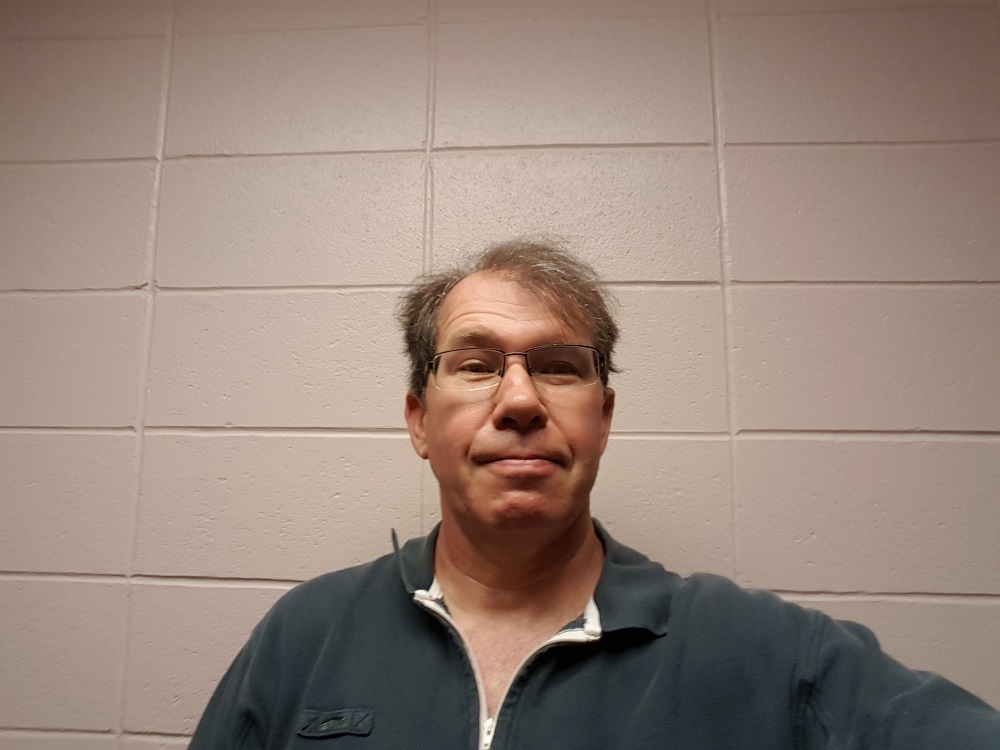
#> input picture In Class/selfie.jpg, 1000 x 750 px
$ python SelfieManip08.py
#> lines starting #> are read from the running program, lines starting #| are printed output that depends on the picture; after the words box and inside, x2 and y2 are one past the last pixel; in counts of white or black regions, pixels touching at a corner belong together
### In Class/non_max_suppression.py
import numpy as np
def non_max_suppression(img, D):
    M, N, = img.shape
    Z = np.zeros((M,N), dtype=np.int32)
    angle = D * 180. / np.pi
    angle[angle < 0] += 180


    for i in range(1,M-1):
        for j in range(1,N-1):
            try:
                q = 255
                r = 255

               #angle 0
                if (0 <= angle[i,j] < 22.5) or (157.5 <= angle[i,j] <= 180):
                    q = img[i, j+1]
                    r = img[i, j-1]
                #angle 45
                elif (22.5 <= angle[i,j] < 67.5):
                    q = img[i+1, j-1]
                    r = img[i-1, j+1]
                #angle 90
                elif (67.5 <= angle[i,j] < 112.5):
                    q = img[i+1, j]
                    r = img[i-1, j]
                #angle 135
                elif (112.5 <= angle[i,j] < 157.5):
                    q = img[i-1, j-1]
                    r = img[i+1, j+1]

                if (img[i,j] >= q) and (img[i,j] >= r):
                    Z[i,j] = img[i,j]
                else:
                    Z[i,j] = 0

            except IndexError as e:
                pass

    return Z

### In Class/SelfieManip08.py

#!/usr/bin/env python

import cv2
import numpy as np
from non_max_suppression import non_max_suppression

def gaussian_kernel(size, sigma=1):
    size = int(size) // 2
    x, y = np.mgrid[-size:size+1, -size:size+1]
    normal = 1 / (2.0 * np.pi * sigma**2)
    g =  np.exp(-((x**2 + y**2) / (2.0*sigma**2))) * normal
    return g


def sobel_filters(img):
    Kx = np.array([[-1, 0, 1], [-2, 0, 2], [-1, 0, 1]], np.float32)
    Ky = np.array([[1, 2, 1], [0, 0, 0], [-1, -2, -1]], np.float32)

    Ix = cv2.filter2D(img, -1, Kx)

    Iy = cv2.filter2D(img,-1, Ky)


    G = np.hypot(Ix, Iy)
    G = G / G.max() * 255

    theta = np.arctan2(Iy, Ix)

    return (G, theta)


filename = 'selfie.jpg'
def main():
    image = cv2.imread(filename)
#> image is the input picture: shape (750, 1000, 3); mean B, G, R 122.2, 132.6, 150.7
    rows=image.shape[0]
    cols=image.shape[1]
    cv2.namedWindow('Selfie Original', cv2.WINDOW_NORMAL)
    cv2.imshow('Selfie Original',image)

    gk=gaussian_kernel(9,2)

    blur = cv2.filter2D(image,-1,gk)

    cv2.namedWindow('Selfie Blurred', cv2.WINDOW_NORMAL)
    cv2.imshow('Selfie Blurred',blur)

    gray=cv2.cvtColor(image,cv2.COLOR_RGB2GRAY)
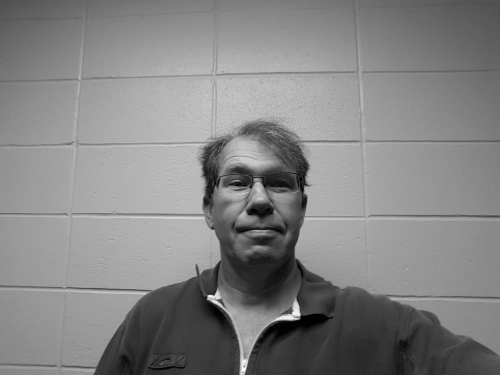
#> gray: shape (750, 1000) (shown at 1/2 size); min 0, max 253, mean 131.5

    sobel, theta = sobel_filters(gray)
#> in sobel_filters, `G = np.hypot(Ix, Iy)`:
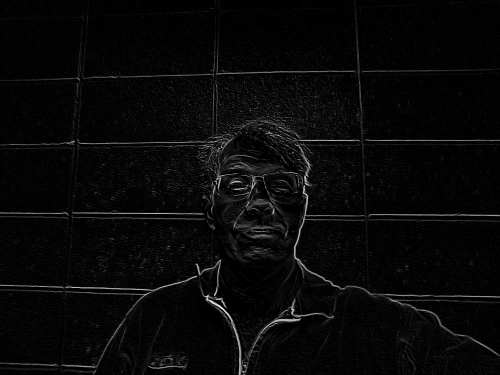
#> G: shape (750, 1000) float16 (shown at 1/2 size); min 0, max 360.5, mean 12.4; drawn with min black and max white
#> in sobel_filters, `theta = np.arctan2(Iy, Ix)`:
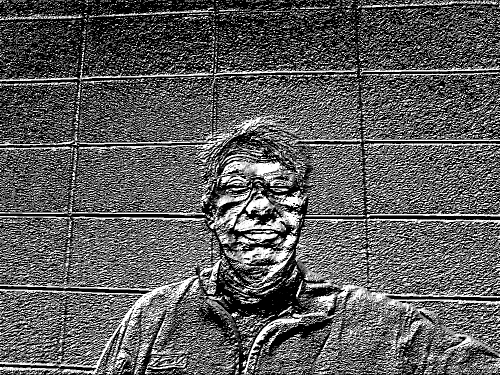
#> theta: shape (750, 1000) float16 (shown at 1/2 size); min 0, max 1.57, mean 0.567; drawn with min black and max white
    cv2.namedWindow('Selfie Sobel', cv2.WINDOW_NORMAL)
    cv2.imshow('Selfie Sobel',sobel.astype(np.int8))


    nonmax =  non_max_suppression(sobel, theta)
#> after the loop in non_max_suppression, `for i in range(1,M-1):`:
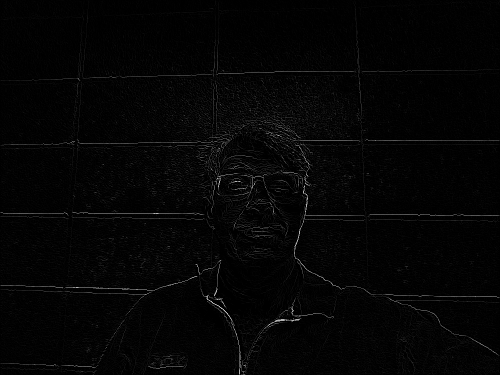
#> Z: shape (750, 1000) int32 (shown at 1/2 size); min 0, max 255, mean 4.6
    cv2.namedWindow('Selfie Nonmax', cv2.WINDOW_NORMAL)
    cv2.imshow('Selfie Nonmax',nonmax.astype(np.int8))
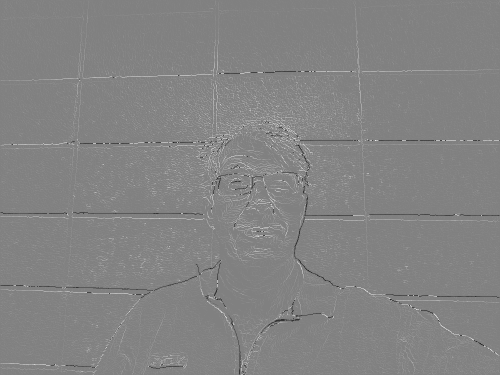
#> window 'Selfie Nonmax': shape (750, 1000) int8 (shown at 1/2 size); min -128, max 127, mean 3.2; drawn with min black and max white

    edges=  cv2.Canny(image,100,200)
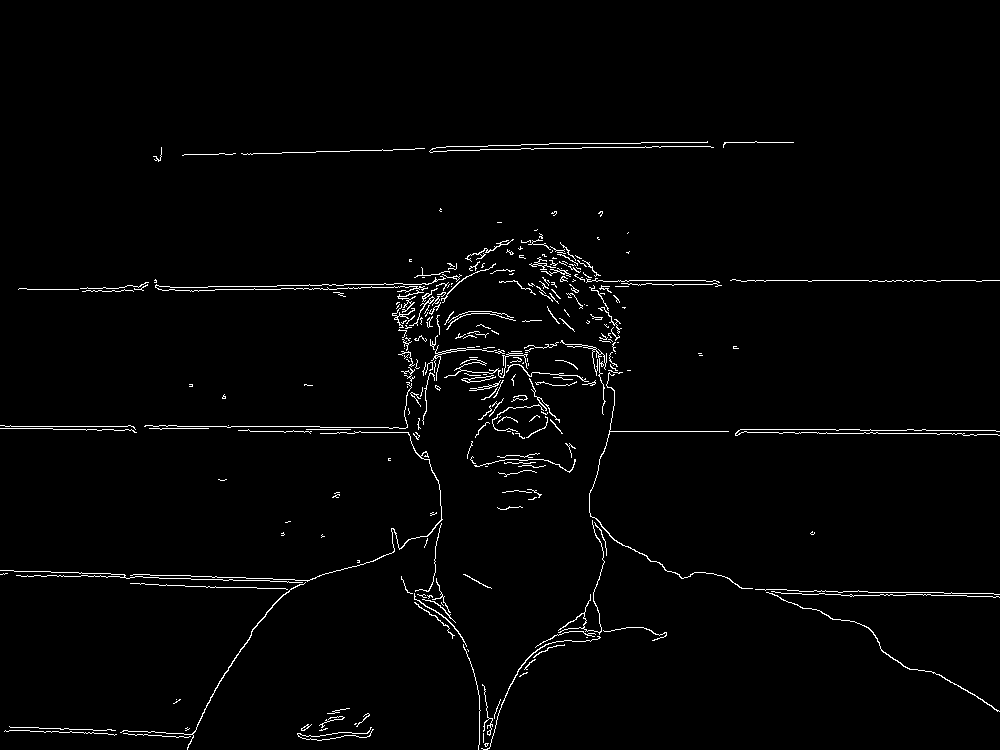
#> edges: shape (750, 1000); 1.8% white in thin lines or dots, all inside (x1, y1, x2, y2) = (0, 141, 1000, 750)
    cv2.namedWindow('Selfie Canny', cv2.WINDOW_NORMAL)
    cv2.imshow('Selfie Canny',edges)

    cv2.waitKey(0)
    cv2.destroyAllWindows()


if __name__ == '__main__':
    main()

$ run again, with In Class/Building01.jpg copied over In Class/selfie.jpg
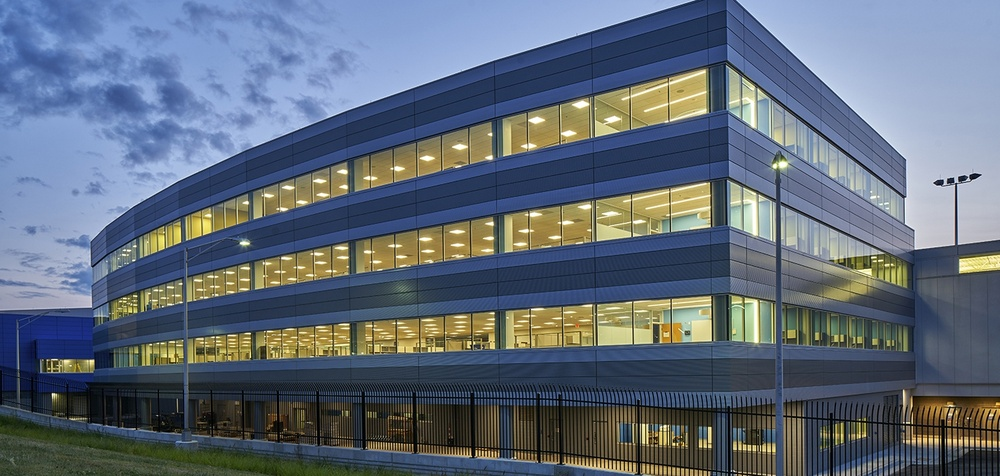
#> input picture In Class/Building01.jpg, 1000 x 476 px, shrunk from 1440 x 686 before the run
#> in main, image is the input picture: shape (476, 1000, 3); mean B, G, R 121.6, 107.3, 96.2
#> after the loop in non_max_suppression, `for i in range(1,M-1):`:
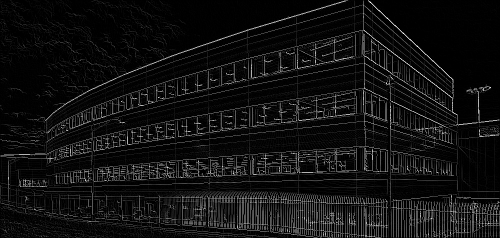
#> Z: shape (476, 1000) int32 (shown at 1/2 size); min 0, max 255, mean 17.1
#> in main, `edges=  cv2.Canny(image,100,200)`:
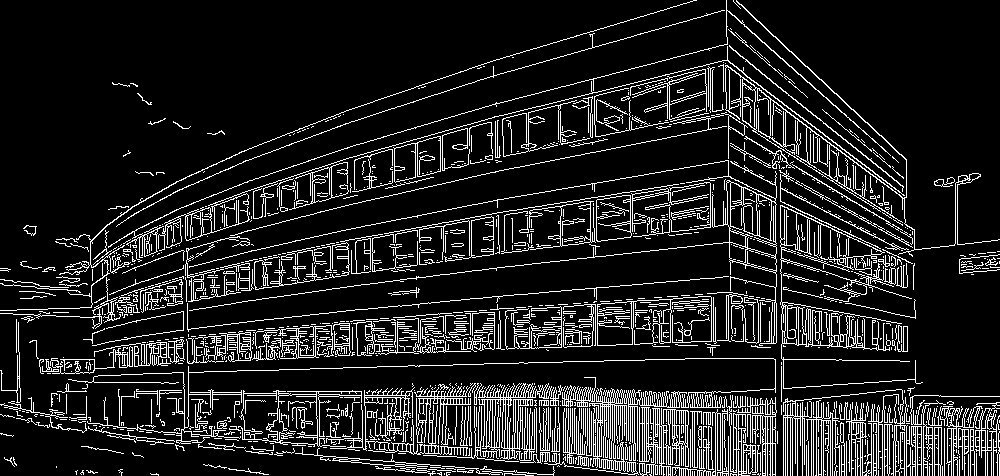
#> edges: shape (476, 1000); 13% white in thin lines or dots

$ run again, with In Class/Building02.jpg copied over In Class/selfie.jpg
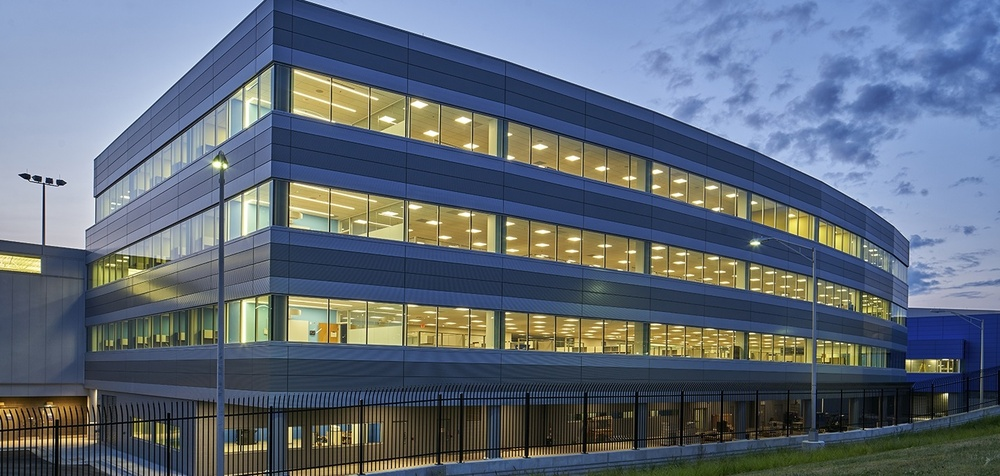
#> input picture In Class/Building02.jpg, 1000 x 476 px, shrunk from 1440 x 686 before the run
#> in main, image is the input picture: shape (476, 1000, 3); mean B, G, R 121.7, 107.3, 96.2
#> after the loop in non_max_suppression, `for i in range(1,M-1):`:
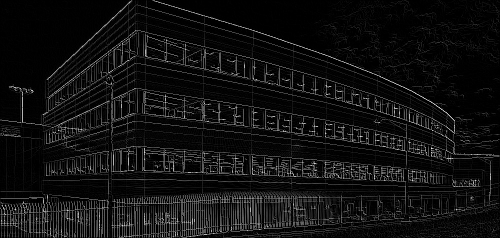
#> Z: shape (476, 1000) int32 (shown at 1/2 size); min 0, max 255, mean 16.7
#> in main, `edges=  cv2.Canny(image,100,200)`:
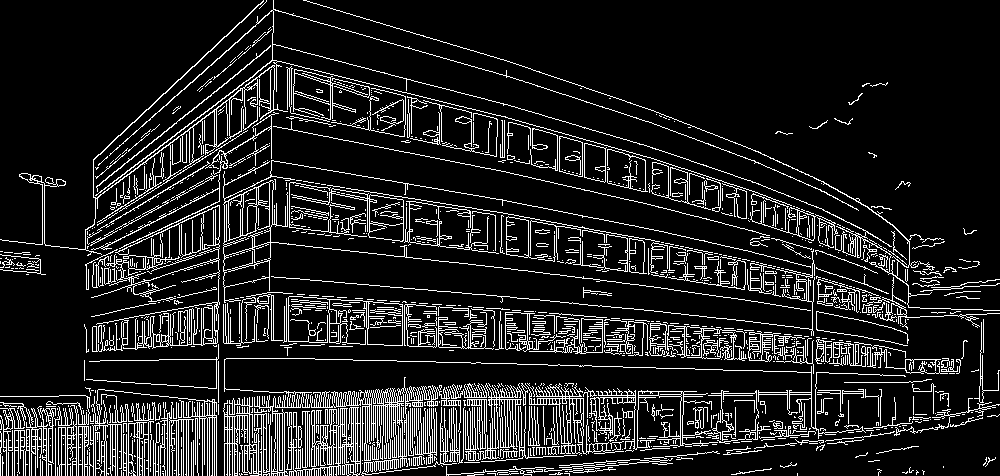
#> edges: shape (476, 1000); 12.9% white in thin lines or dots
